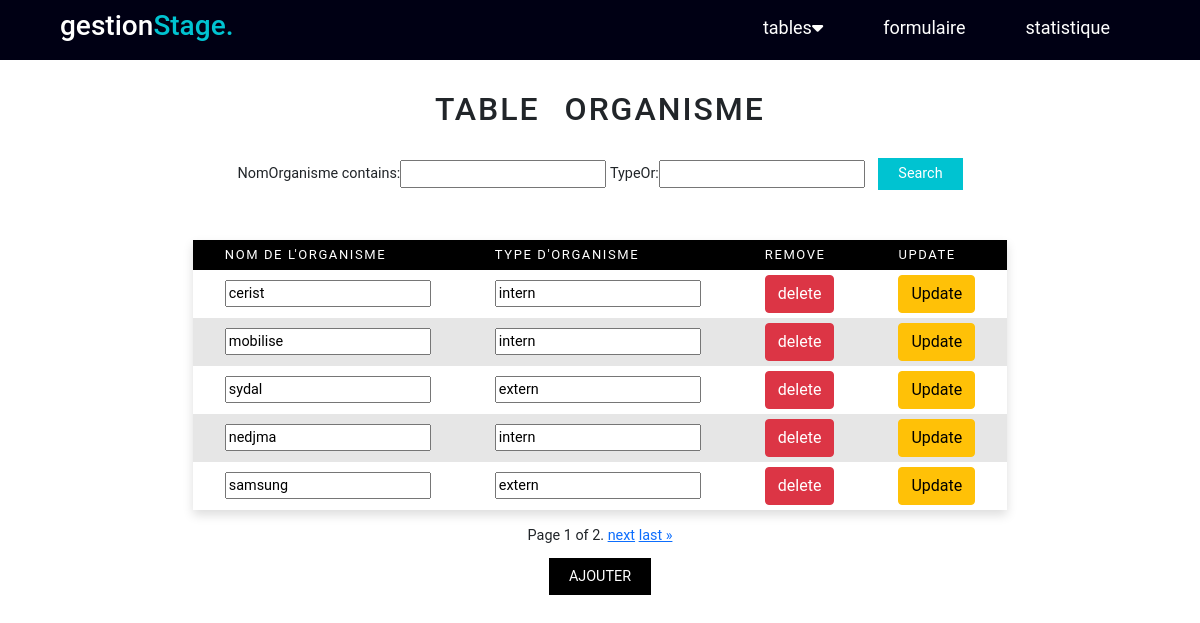
Before: /organisme/ with the older database file.
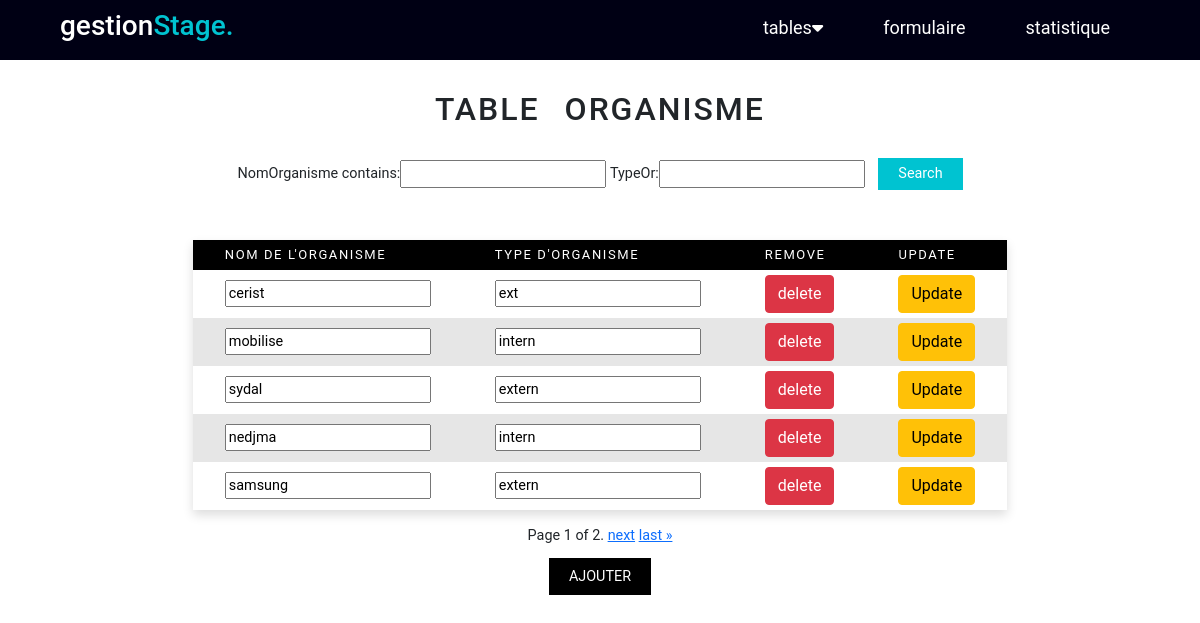
After: the same page with the newer database file.
### AppGestion/models.py (models this page shows, shortened)
class Organisme (models.Model):
    NomOrganisme= models.CharField(max_length=40,primary_key=True)
    typeOr=models.CharField(max_length=20,null=True)

### AppGestion/views.py (the view)
# urls.py: path('organisme/',views.organisme,name='organisme'),
def organisme(request):
    organismes=Organisme.objects.all()
    variable =OrganismeFilter(request.GET, queryset=organismes)
    organismes=variable.qs
    paginator5= Paginator(organismes,5)
    page_number=request.GET.get('page')
    organismes=paginator5.get_page(page_number)
    if request.method=="POST":
        formOrganisme =OrganismeForm(data=request.POST)
        if formOrganisme.is_valid():
            formOrganisme.save()
            return redirect("organisme")
    else:
        formOrganisme=OrganismeForm
    return render(request,'organisme.html',{'organisme':organismes,'formOrganisme':formOrganisme,'variable':variable})

### AppGestion/templates/organisme.html (shortened to what this page needs)
<!DOCTYPE html>
<html lang="en">
<head>
    <link href="https://cdn.jsdelivr.net/npm/bootstrap@5.1.3/dist/css/bootstrap.min.css" rel="stylesheet"
>
    <link rel="stylesheet" href="https://cdnjs.cloudflare.com/ajax/libs/font-awesome/6.0.0-beta3/css/all.min.css" />
    <link rel="stylesheet" href="/static/style.css">
</head>
<body>
  <div class="menu_bar">
    <h1 class="logo">gestion<span>Stage.</span></h1>
    <ul >
      <li ><a  href="">tables<i class="fas fa-caret-down"> </i></a>
      </li>
      <li ><a  href="{% url 'formulaireStage'%}">formulaire</a></li>
      <li ><a  href="#">statistique</a> </li>
    </ul>
  </div>
<div class="contenue">
    <h2>table organisme</h2>
    <div class="filtrage">
      <form action="" methode="get">
        {{variable.form}}
        <button class="button" type="submit"> Search </button>
      </form>
    </div>
    <table >
      <thead>
      <tr>
        <th>Nom de l'Organisme</th>
        <th>Type d'Organisme</th>
        <th>Remove</th>
        <th>Update</th>
      </tr>
    </thead>
      {% for p in organisme %}
      <tr>
        <form method ="POST" action="/Update_Organisme/{{p.NomOrganisme}}/">
       <td><input type="text" name="NomOrganisme" value={{p.NomOrganisme}} readonly></td>
       <td><input type="text" name="typeOr" value={{p.typeOr}}></td>
       <td> <a href="{% url 'delete_organisme' p.NomOrganisme %}"  class="btn btn-danger"> delete </a> </td>
       <td> <input type="submit" value="Update" class="btn btn-warning"> </td>
      </form>
      </tr>
    {% endfor %}
    </table>
    <div class="pagination">
      <span class="step-links">
          <span class="current">
              Page {{ organisme.number }} of {{ organisme.paginator.num_pages }}.
          </span>
          {% if organisme.has_next %}
              <a href="?page={{ organisme.next_page_number }}">next</a>
              <a href="?page={{ organisme.paginator.num_pages }}">last &raquo;</a>
          {% endif %}
      </span>
  </div>
  <div class="wrapper">
      <a href="#ajout-organisme">Ajouter</a>
    </div>
    </div>
</body>
</html>

Changed rows visible on the page:
changed Organisme "cerist": typeOr "intern" → "ext"
